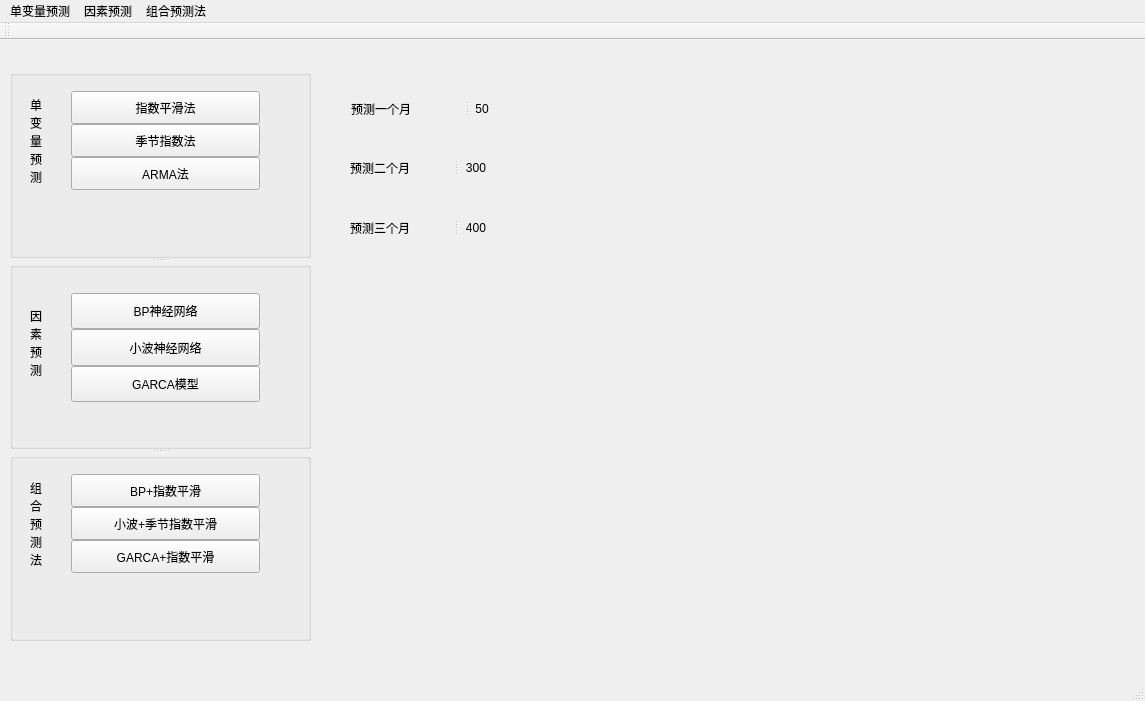
<?xml version="1.0" encoding="UTF-8"?>
<ui version="4.0">
 <class>ProjectClass</class>
 <widget class="QMainWindow" name="ProjectClass">
  <property name="geometry">
   <rect>
    <x>0</x>
    <y>0</y>
    <width>1145</width>
    <height>701</height>
   </rect>
  </property>
  <property name="windowTitle">
   <string>Project</string>
  </property>
  <widget class="QWidget" name="centralWidget">
   <widget class="QSplitter" name="splitter">
    <property name="geometry">
     <rect>
      <x>10</x>
      <y>30</y>
      <width>301</width>
      <height>571</height>
     </rect>
    </property>
    <property name="orientation">
     <enum>Qt::Vertical</enum>
    </property>
    <widget class="QGroupBox" name="groupBox1">
     <property name="title">
      <string/>
     </property>
     <widget class="QLabel" name="label_title1">
      <property name="geometry">
       <rect>
        <x>20</x>
        <y>10</y>
        <width>21</width>
        <height>121</height>
       </rect>
      </property>
      <property name="layoutDirection">
       <enum>Qt::LeftToRight</enum>
      </property>
      <property name="text">
       <string>单变量预测</string>
      </property>
      <property name="alignment">
       <set>Qt::AlignLeading|Qt::AlignLeft|Qt::AlignVCenter</set>
      </property>
      <property name="wordWrap">
       <bool>true</bool>
      </property>
     </widget>
     <widget class="QWidget" name="verticalLayoutWidget">
      <property name="geometry">
       <rect>
        <x>50</x>
        <y>10</y>
        <width>211</width>
        <height>121</height>
       </rect>
      </property>
      <layout class="QVBoxLayout" name="verticalLayout">
       <property name="spacing">
        <number>0</number>
       </property>
       <item>
        <widget class="QPushButton" name="pushButton">
         <property name="sizePolicy">
          <sizepolicy hsizetype="Minimum" vsizetype="Preferred">
           <horstretch>0</horstretch>
           <verstretch>0</verstretch>
          </sizepolicy>
         </property>
         <property name="text">
          <string>指数平滑法</string>
         </property>
        </widget>
       </item>
       <item>
        <widget class="QPushButton" name="pushButton_3">
         <property name="sizePolicy">
          <sizepolicy hsizetype="Minimum" vsizetype="Preferred">
           <horstretch>0</horstretch>
           <verstretch>0</verstretch>
          </sizepolicy>
         </property>
         <property name="text">
          <string>季节指数法</string>
         </property>
        </widget>
       </item>
       <item>
        <widget class="QPushButton" name="pushButton_2">
         <property name="sizePolicy">
          <sizepolicy hsizetype="Minimum" vsizetype="Preferred">
           <horstretch>0</horstretch>
           <verstretch>0</verstretch>
          </sizepolicy>
         </property>
         <property name="text">
          <string>ARMA法</string>
         </property>
        </widget>
       </item>
      </layout>
      <zorder>pushButton_3</zorder>
      <zorder>pushButton_2</zorder>
      <zorder>pushButton</zorder>
     </widget>
    </widget>
    <widget class="QGroupBox" name="groupBox2">
     <property name="title">
      <string/>
     </property>
     <widget class="QLabel" name="label_title2">
      <property name="geometry">
       <rect>
        <x>20</x>
        <y>20</y>
        <width>21</width>
        <height>121</height>
       </rect>
      </property>
      <property name="layoutDirection">
       <enum>Qt::LeftToRight</enum>
      </property>
      <property name="text">
       <string>因素预测</string>
      </property>
      <property name="alignment">
       <set>Qt::AlignLeading|Qt::AlignLeft|Qt::AlignVCenter</set>
      </property>
      <property name="wordWrap">
       <bool>true</bool>
      </property>
     </widget>
     <widget class="QWidget" name="layoutWidget">
      <property name="geometry">
       <rect>
        <x>50</x>
        <y>20</y>
        <width>211</width>
        <height>131</height>
       </rect>
      </property>
      <layout class="QVBoxLayout" name="verticalLayout_2">
       <property name="spacing">
        <number>0</number>
       </property>
       <property name="sizeConstraint">
        <enum>QLayout::SetDefaultConstraint</enum>
       </property>
       <item>
        <widget class="QPushButton" name="pushButton_4">
         <property name="sizePolicy">
          <sizepolicy hsizetype="Minimum" vsizetype="Preferred">
           <horstretch>0</horstretch>
           <verstretch>0</verstretch>
          </sizepolicy>
         </property>
         <property name="text">
          <string>BP神经网络</string>
         </property>
        </widget>
       </item>
       <item>
        <widget class="QPushButton" name="pushButton_5">
         <property name="sizePolicy">
          <sizepolicy hsizetype="Minimum" vsizetype="Preferred">
           <horstretch>0</horstretch>
           <verstretch>0</verstretch>
          </sizepolicy>
         </property>
         <property name="text">
          <string>小波神经网络</string>
         </property>
        </widget>
       </item>
       <item>
        <widget class="QPushButton" name="pushButton_6">
         <property name="sizePolicy">
          <sizepolicy hsizetype="Minimum" vsizetype="Preferred">
           <horstretch>0</horstretch>
           <verstretch>0</verstretch>
          </sizepolicy>
         </property>
         <property name="text">
          <string>GARCA模型</string>
         </property>
        </widget>
       </item>
      </layout>
     </widget>
    </widget>
    <widget class="QGroupBox" name="groupBox3">
     <property name="title">
      <string/>
     </property>
     <widget class="QLabel" name="label_title3">
      <property name="geometry">
       <rect>
        <x>20</x>
        <y>10</y>
        <width>21</width>
        <height>121</height>
       </rect>
      </property>
      <property name="layoutDirection">
       <enum>Qt::LeftToRight</enum>
      </property>
      <property name="text">
       <string>组合预测法</string>
      </property>
      <property name="alignment">
       <set>Qt::AlignLeading|Qt::AlignLeft|Qt::AlignVCenter</set>
      </property>
      <property name="wordWrap">
       <bool>true</bool>
      </property>
     </widget>
     <widget class="QWidget" name="verticalLayoutWidget_2">
      <property name="geometry">
       <rect>
        <x>50</x>
        <y>10</y>
        <width>211</width>
        <height>121</height>
       </rect>
      </property>
      <layout class="QVBoxLayout" name="verticalLayout_3">
       <property name="spacing">
        <number>0</number>
       </property>
       <item>
        <widget class="QPushButton" name="pushButton_7">
         <property name="sizePolicy">
          <sizepolicy hsizetype="Minimum" vsizetype="Preferred">
           <horstretch>0</horstretch>
           <verstretch>0</verstretch>
          </sizepolicy>
         </property>
         <property name="text">
          <string>BP+指数平滑</string>
         </property>
        </widget>
       </item>
       <item>
        <widget class="QPushButton" name="pushButton_8">
         <property name="sizePolicy">
          <sizepolicy hsizetype="Minimum" vsizetype="Preferred">
           <horstretch>0</horstretch>
           <verstretch>0</verstretch>
          </sizepolicy>
         </property>
         <property name="text">
          <string>小波+季节指数平滑</string>
         </property>
        </widget>
       </item>
       <item>
        <widget class="QPushButton" name="pushButton_9">
         <property name="sizePolicy">
          <sizepolicy hsizetype="Minimum" vsizetype="Preferred">
           <horstretch>0</horstretch>
           <verstretch>0</verstretch>
          </sizepolicy>
         </property>
         <property name="text">
          <string>GARCA+指数平滑</string>
         </property>
        </widget>
       </item>
      </layout>
     </widget>
    </widget>
   </widget>
   <widget class="Area2" name="area2" native="true">
    <property name="geometry">
     <rect>
      <x>730</x>
      <y>30</y>
      <width>391</width>
      <height>231</height>
     </rect>
    </property>
   </widget>
   <widget class="Area1" name="area1" native="true">
    <property name="geometry">
     <rect>
      <x>310</x>
      <y>30</y>
      <width>391</width>
      <height>231</height>
     </rect>
    </property>
    <widget class="QSplitter" name="splitter2">
     <property name="geometry">
      <rect>
       <x>40</x>
       <y>90</y>
       <width>144</width>
       <height>15</height>
      </rect>
     </property>
     <property name="orientation">
      <enum>Qt::Horizontal</enum>
     </property>
     <widget class="QLabel" name="label_2">
      <property name="text">
       <string>预测二个月</string>
      </property>
      <property name="textFormat">
       <enum>Qt::PlainText</enum>
      </property>
     </widget>
     <widget class="QLabel" name="label2_data">
      <property name="text">
       <string>300</string>
      </property>
      <property name="textFormat">
       <enum>Qt::PlainText</enum>
      </property>
      <property name="alignment">
       <set>Qt::AlignCenter</set>
      </property>
     </widget>
    </widget>
    <widget class="QSplitter" name="splitter1">
     <property name="geometry">
      <rect>
       <x>41</x>
       <y>31</y>
       <width>144</width>
       <height>15</height>
      </rect>
     </property>
     <property name="orientation">
      <enum>Qt::Horizontal</enum>
     </property>
     <widget class="QLabel" name="label_1">
      <property name="text">
       <string>预测一个月</string>
      </property>
      <property name="textFormat">
       <enum>Qt::PlainText</enum>
      </property>
     </widget>
     <widget class="QLabel" name="label1_data">
      <property name="text">
       <string>50</string>
      </property>
      <property name="textFormat">
       <enum>Qt::AutoText</enum>
      </property>
      <property name="alignment">
       <set>Qt::AlignCenter</set>
      </property>
     </widget>
    </widget>
    <widget class="QSplitter" name="splitter3">
     <property name="geometry">
      <rect>
       <x>40</x>
       <y>150</y>
       <width>144</width>
       <height>15</height>
      </rect>
     </property>
     <property name="orientation">
      <enum>Qt::Horizontal</enum>
     </property>
     <widget class="QLabel" name="label_3">
      <property name="text">
       <string>预测三个月</string>
      </property>
      <property name="textFormat">
       <enum>Qt::PlainText</enum>
      </property>
     </widget>
     <widget class="QLabel" name="label3_data">
      <property name="text">
       <string>400</string>
      </property>
      <property name="textFormat">
       <enum>Qt::PlainText</enum>
      </property>
      <property name="alignment">
       <set>Qt::AlignCenter</set>
      </property>
     </widget>
    </widget>
   </widget>
   <widget class="Area3" name="area3" native="true">
    <property name="geometry">
     <rect>
      <x>310</x>
      <y>290</y>
      <width>401</width>
      <height>311</height>
     </rect>
    </property>
   </widget>
   <widget class="Area4" name="area4" native="true">
    <property name="geometry">
     <rect>
      <x>720</x>
      <y>290</y>
      <width>401</width>
      <height>311</height>
     </rect>
    </property>
   </widget>
  </widget>
  <widget class="QMenuBar" name="menuBar">
   <property name="geometry">
    <rect>
     <x>0</x>
     <y>0</y>
     <width>1145</width>
     <height>23</height>
    </rect>
   </property>
   <widget class="QMenu" name="menu">
    <property name="title">
     <string>单变量预测</string>
    </property>
    <addaction name="action11"/>
    <addaction name="action12"/>
    <addaction name="action13"/>
   </widget>
   <widget class="QMenu" name="menu_2">
    <property name="title">
     <string>因素预测</string>
    </property>
    <addaction name="action21"/>
    <addaction name="action22"/>
    <addaction name="action23"/>
   </widget>
   <widget class="QMenu" name="menu_3">
    <property name="title">
     <string>组合预测法</string>
    </property>
    <addaction name="action31"/>
    <addaction name="action32"/>
    <addaction name="action33"/>
   </widget>
   <addaction name="menu"/>
   <addaction name="menu_2"/>
   <addaction name="menu_3"/>
  </widget>
  <widget class="QToolBar" name="mainToolBar">
   <attribute name="toolBarArea">
    <enum>TopToolBarArea</enum>
   </attribute>
   <attribute name="toolBarBreak">
    <bool>false</bool>
   </attribute>
  </widget>
  <widget class="QStatusBar" name="statusBar"/>
  <action name="action11">
   <property name="text">
    <string>指数平滑法</string>
   </property>
  </action>
  <action name="action12">
   <property name="text">
    <string>季节指数法</string>
   </property>
  </action>
  <action name="action13">
   <property name="text">
    <string>ARMA法</string>
   </property>
  </action>
  <action name="action21">
   <property name="text">
    <string>BP神经网络</string>
   </property>
  </action>
  <action name="action22">
   <property name="text">
    <string>小波神经网络</string>
   </property>
  </action>
  <action name="action23">
   <property name="text">
    <string>GARCA模型</string>
   </property>
  </action>
  <action name="action31">
   <property name="text">
    <string>BP+指数平滑</string>
   </property>
  </action>
  <action name="action32">
   <property name="text">
    <string>小波+季节指数平滑</string>
   </property>
  </action>
  <action name="action33">
   <property name="text">
    <string>GARCA + 指数平滑</string>
   </property>
  </action>
 </widget>
 <layoutdefault spacing="6" margin="11"/>
 <customwidgets>
  <customwidget>
   <class>Area2</class>
   <extends>QWidget</extends>
   <header>area2.h</header>
   <container>1</container>
  </customwidget>
  <customwidget>
   <class>Area1</class>
   <extends>QWidget</extends>
   <header>area1.h</header>
   <container>1</container>
  </customwidget>
  <customwidget>
   <class>Area3</class>
   <extends>QWidget</extends>
   <header>area3.h</header>
   <container>1</container>
  </customwidget>
  <customwidget>
   <class>Area4</class>
   <extends>QWidget</extends>
   <header>area4.h</header>
   <container>1</container>
  </customwidget>
 </customwidgets>
 <resources>
  <include location="project.qrc"/>
 </resources>
 <connections/>
 <slots>
  <slot>openBox()</slot>
 </slots>
</ui>
